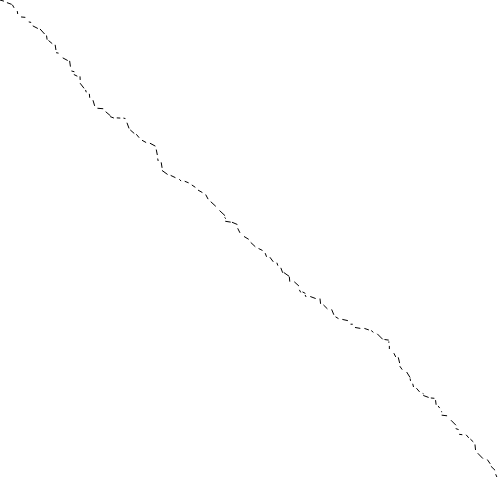
Frame 1 (no input)
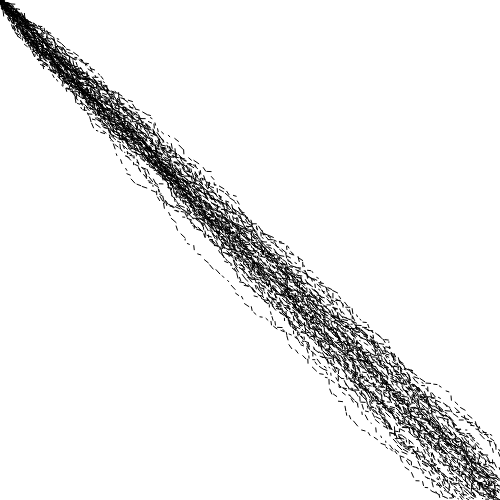
Frame 60 (no input)
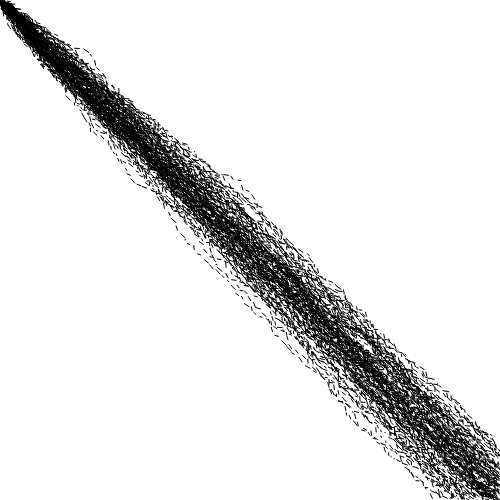
Frame 120 (the mouse pressed at the canvas centre since frame 60)

The p5.js sketch that drew these frames (run headless with seeded random() and noise() and a simulated clock; from frame 60 on, the mouse is pressed at the canvas centre):

// p5.js sketch
// ── sketch.js
function setup() {
  createCanvas(500, 500);
}

function draw() {
  var x = 0;
  var y = 0;
  beginShape(LINES);
    while(x<width && y < height){
        vertex (x,y);
        x+=random(5);
        y+=random(5);
    }
    endShape();
  
}
